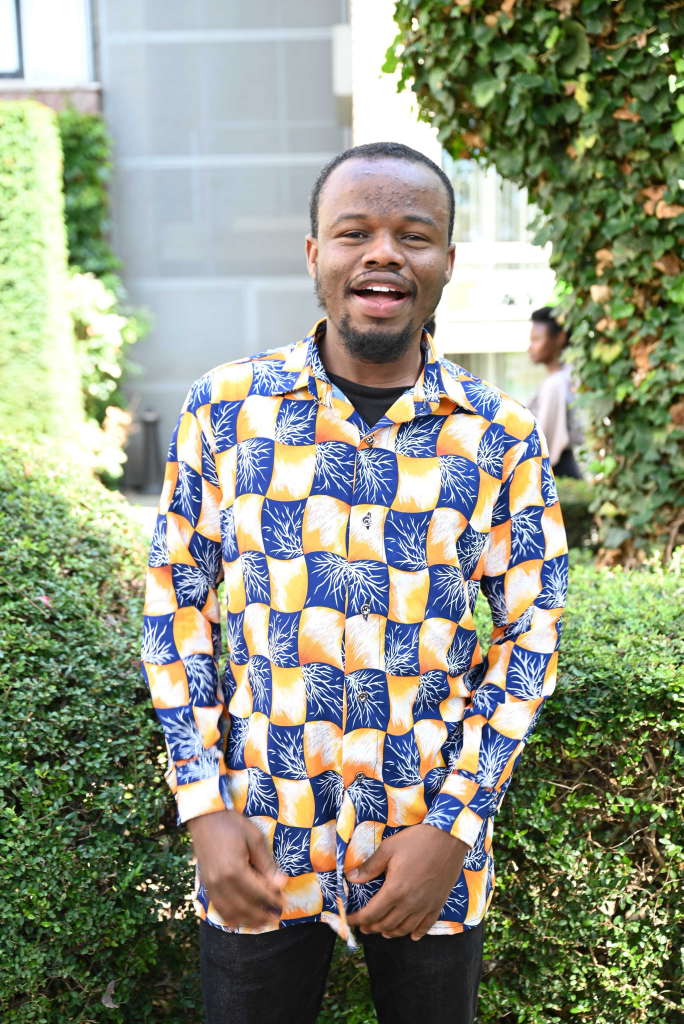
#> input picture me.jpg, 3417 x 5120 px, found by its file name (shown at 1/5 size)
$ python basic.py
#> lines starting #> are read from the running program, lines starting #| are printed output that depends on the picture
import cv2 as cv
resize = cv.imread("C:/Users/Administrator/Documents/vs_code/computer_vision/opencv_intro/opencv_intro/opencv_intro/me.jpg")
#> resize is the input picture: shape (5120, 3417, 3); mean B, G, R 129.9, 148.7, 142.4

img = cv.resize(resize,(342,512))
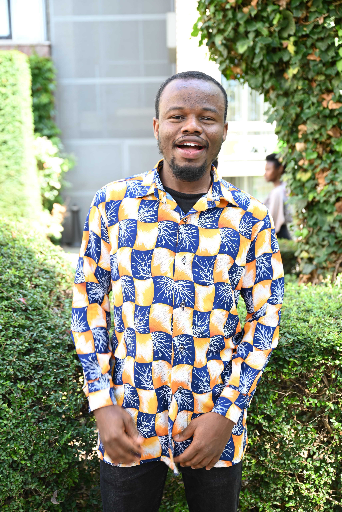
#> img: shape (512, 342, 3); mean B, G, R 129.9, 148.7, 142.4

# # converting to grayscale
# gray = cv.cvtColor(img, cv.COLOR_BGR2GRAY)
# cv.imshow('gray', gray)

# Blurring an image
# blur = cv.GaussianBlur(img,(5,5),cv.BORDER_DEFAULT)
# cv.imshow('blur', blur)

# Edge Cascade
canny = cv.Canny(img, 100, 150)
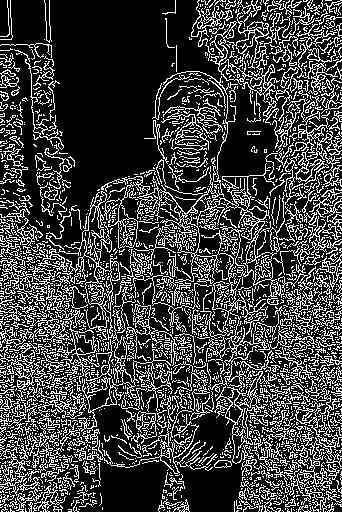
#> canny: shape (512, 342); 25.2% white in thin lines or dots
cv.imshow('canny', canny)

# Dilating the image
dilated = cv.dilate(canny, (3,3), 1)
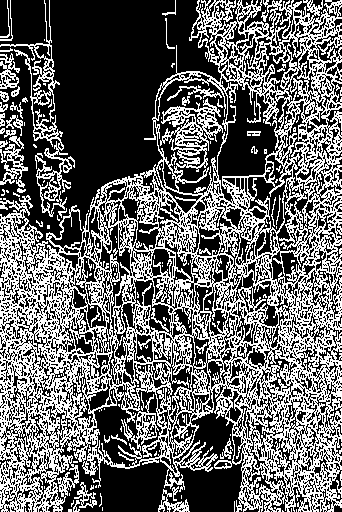
#> dilated: shape (512, 342); 40.3% white in thin lines or dots
cv.imshow('dilation',canny)

# Eroding
eroded = cv.erode(dilated,(3,3),1)
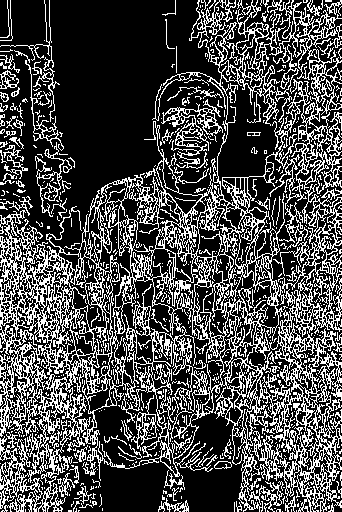
#> eroded: shape (512, 342); 29.3% white in thin lines or dots
cv.imshow('eroded', eroded)

# cropped
crop = img[100:200, 50:300]
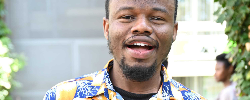
#> crop: shape (100, 250, 3); mean B, G, R 172, 179.9, 179.5
cv.imshow('crop', crop)

print(img.shape)
#| (512, 342, 3)
cv.waitKey(0)

$ run again, with 530610929_1078384944408029_1369117244780605595_n (1).jpg copied over me.jpg
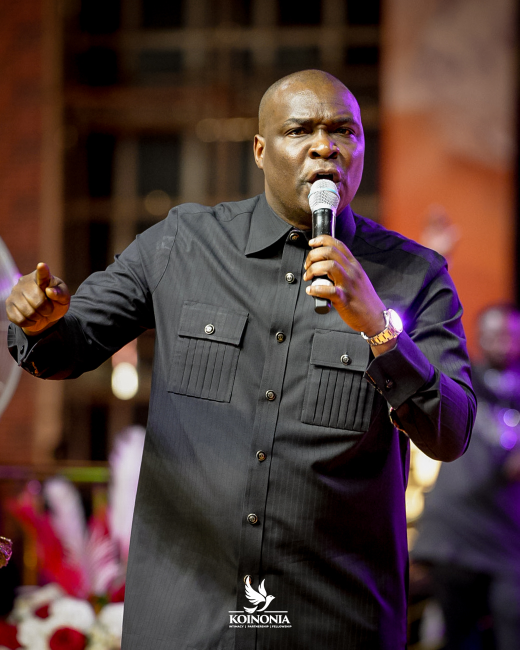
#> input picture 530610929_1078384944408029_1369117244780605595_n (1).jpg, 1039 x 1299 px, found by its file name (shown at 1/2 size)
#> resize is the input picture: shape (1299, 1039, 3); mean B, G, R 54.5, 57.6, 80.5
#> `canny = cv.Canny(img, 100, 150)`:
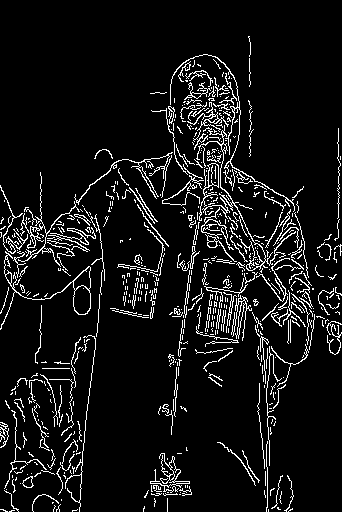
#> canny: shape (512, 342); 7.9% white in thin lines or dots
#> dilated: shape (512, 342); 11.8% white in thin lines or dots
#> eroded: shape (512, 342); 8.4% white in thin lines or dots
#> `crop = img[100:200, 50:300]`:
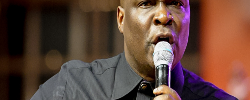
#> crop: shape (100, 250, 3); mean B, G, R 58.7, 69.2, 98.1
#| (512, 342, 3)
